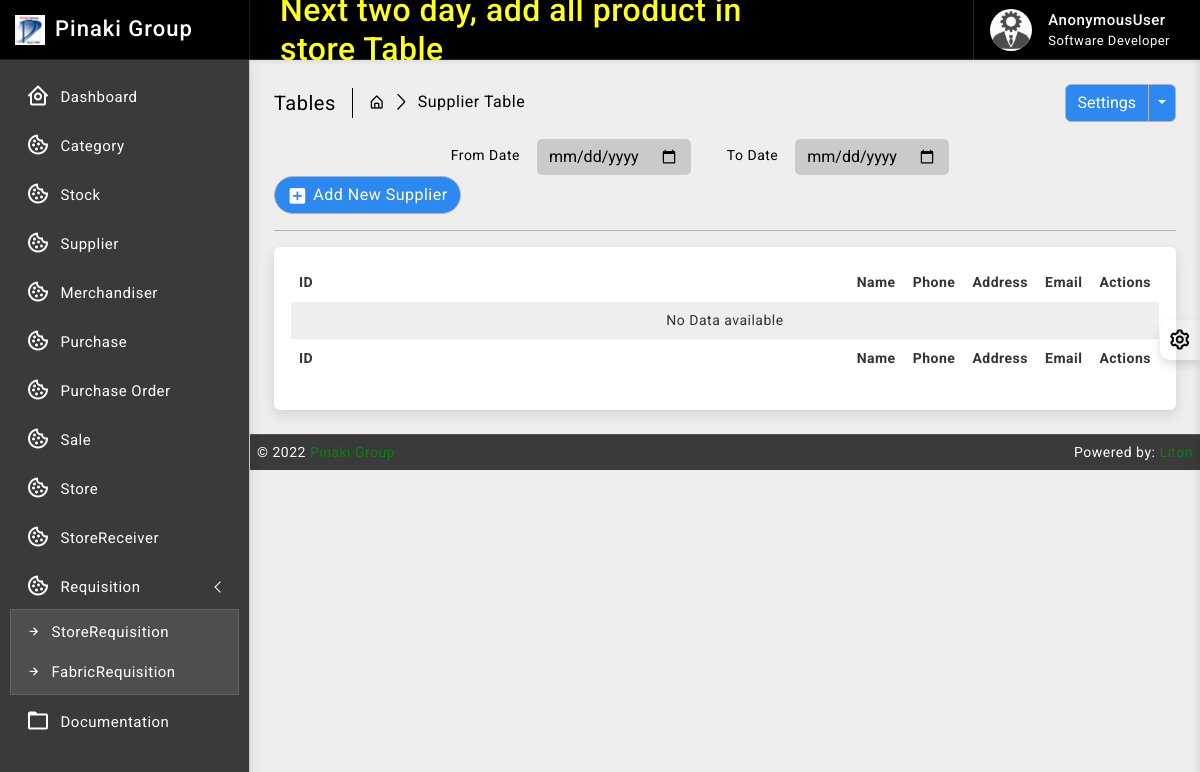
Before: /supplier/ with the older database file.
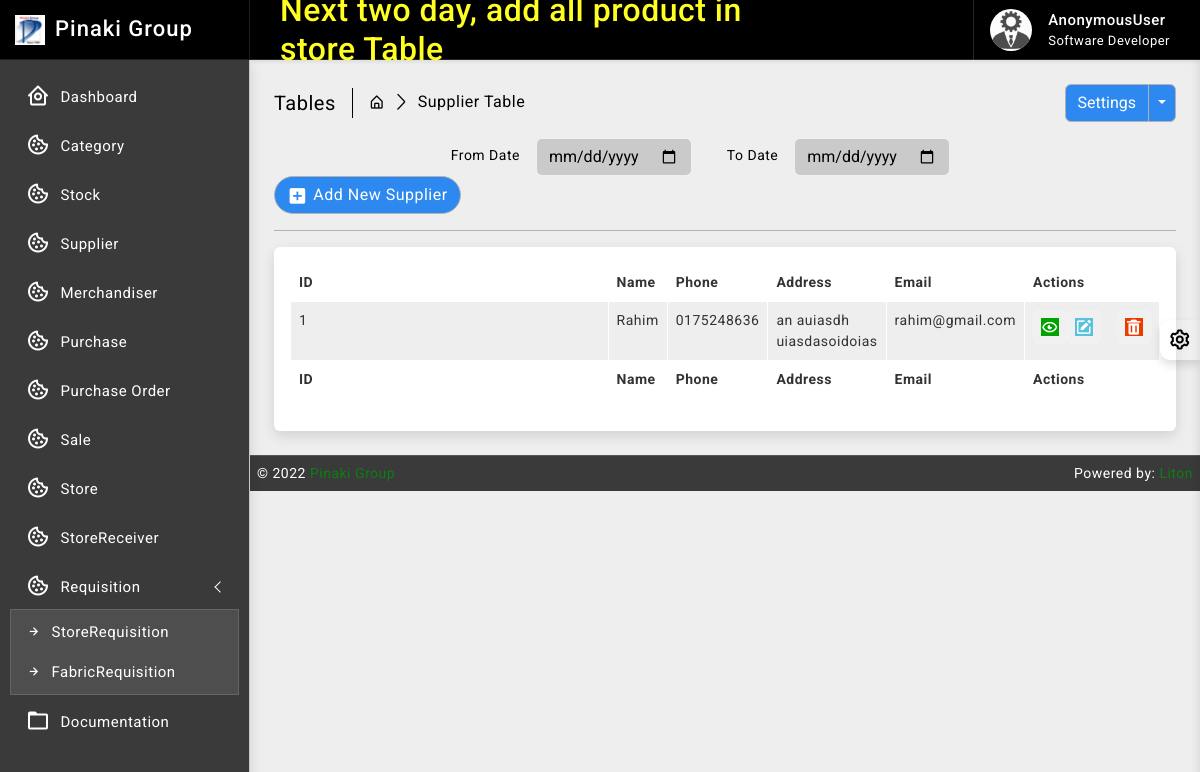
After: the same page with the newer database file.
### supplier/models.py (models this page shows, shortened)
class Supplier(models.Model):
    id = models.AutoField(primary_key=True)
    name = models.CharField(max_length=150)
    phone = models.CharField(max_length=12, unique=True)
    address = models.CharField(max_length=200)
    email = models.EmailField(max_length=254, unique=True)
    is_deleted = models.BooleanField(default=False)
    class Meta:
        verbose_name_plural = "Requests"
        verbose_name = "Request"

### supplier/views.py (the view)
# urls.py: path('', views.SupplierListView.as_view(), name='supplier_read'),
class SupplierListView(ListView):
    model = Supplier
    template_name = 'supplier/read.html'
    context_object_name = 'suppliers'
    paginate_by = 10

### templates/supplier/read.html (shortened to what this page needs)
{% extends 'base/base.html' %}
{% block body %}
{% load static %}
		<div class="page-wrapper">
			<div class="page-content">
				<div class="page-breadcrumb d-none d-sm-flex align-items-center mb-3">
					<div class="breadcrumb-title pe-3">Tables</div>
					<div class="ps-3">
						<nav aria-label="breadcrumb">
							<ol class="breadcrumb mb-0 p-0">
								<li class="breadcrumb-item"><a href="#"><i class="bx bx-home-alt"></i></a>
								</li>
								<li class="breadcrumb-item active" aria-current="page">Supplier Table</li>
							</ol>
						</nav>
					</div>
					<div class="ms-auto">
						<div class="btn-group">
							<button type="button" class="btn btn-light">Settings</button>
							<button type="button" class="btn btn-light dropdown-toggle dropdown-toggle-split" data-bs-toggle="dropdown">	<span class="visually-hidden">Toggle Dropdown</span>
							</button>
						</div>
					</div>
				</div>
				<div class="col-md-9">
					<form class="float-md-end" method="POST">
						<div class="row row-cols-md-auto g-lg-3">
							<label for="fromdate" class="col-md-2 col-form-label text-md-end">From Date</label>
							<div class="col-md-4">
								<input type="date" name= "fromdate" class="form-control" id="fromdate">
							</div>
							<label for="todate" class="col-md-2 col-form-label text-md-end">To Date</label>
							<div class="col-md-4">
								<input type="date" name= "todate" class="form-control" id="todate">
							</div>
						</div>
					</form>
				</div>
                <div class="ms-auto"><a href="/supplier/new/" class="btn btn-light radius-30 mt-2 mt-lg-0"><i class="bx bxs-plus-square"></i>Add New Supplier</a></div>
				<hr/>
				<div class="card">
					<div class="card-body">
						<div class="table-responsive">
							<table id="example2" class="table table-striped table-bordered">
								<thead>
									<tr>
										<th>ID</th>
										<th>Name</th>
                                        <th>Phone</th>
                                        <th>Address</th>
                                        <th>Email</th>
										<th>Actions</th>
									</tr>
								</thead>
								<tbody>
									{% for data in suppliers %}
									<tr>
									   <td>{{ data.id }}</td>
									   <td>{{ data.name }}</td>
                                       <td>{{ data.phone }}</td>
                                       <td>{{ data.address }}</td>
                                       <td>{{ data.email }}</td>
									   <td class="center">
										<div class="d-flex order-actions">
											<a class="" href="#">
												<i class="fadeIn animated bx bx-show-alt"></i>
											</a>
											<a class="" href="{% url 'supplier_update' data.id %}">
												<i class='bx bxs-edit'></i>
											</a>
											<a class="ms-3" href="{% url 'supplier_delete' data.id %}" onclick="return confirm('Are you sure?');">
												<i class='bx bxs-trash'></i>
											</a>
										</div>
									   </td>
									</tr>
								 {% endfor %}
								 {% if not suppliers %}
								 <tr>
									 <td colspan="10" class="text-center">No Data available</td>
								 </tr>
								 {% endif %}
								</tbody>
								<tfoot>
									<tr>
										<th>ID</th>
										<th>Name</th>
                                        <th>Phone</th>
                                        <th>Address</th>
                                        <th>Email</th>
										<th>Actions</th>
									</tr>
								</tfoot>
							</table>
						</div>
					</div>
				</div>
			</div>
		</div>
{% endblock body %}

Changed rows visible on the page:
added Supplier: id "1", name "Rahim", phone "0175248636", address "an auiasdh uiasdasoidoias", email "rahim@gmail.com"
Other visible differences:
text no longer shown: "No Data available"
